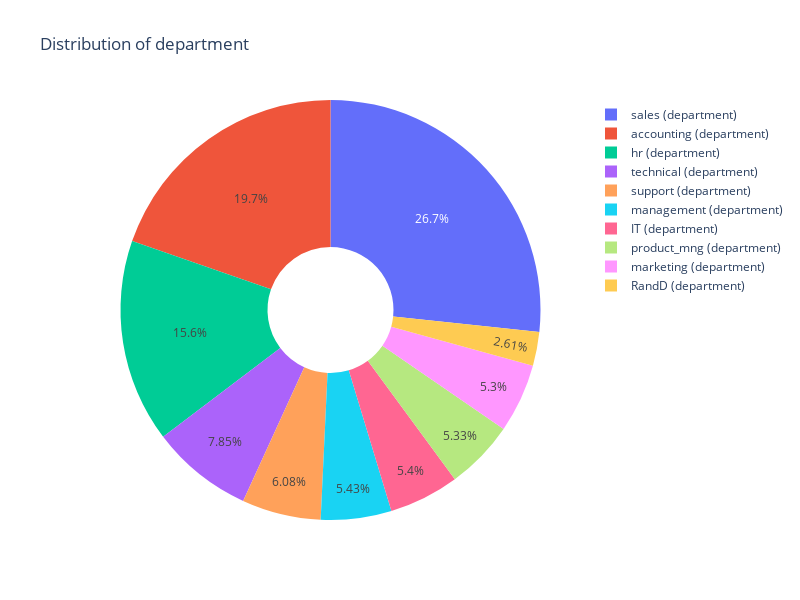

This figure's notebook cell:
### Code cell
def save_3d_pie_chart(df, col):
    fig = go.Figure(data=[go.Pie(labels=[f'{value} ({col})' for value in df[col].unique()], values=df[col].value_counts(), hole=0.3)])
    fig.update_layout(title=f"Distribution of {col}", scene=dict(aspectmode="cube", camera=dict(eye=dict(x=1.5, y=1.5, z=1.5))), height=600, width=800)
    fig.write_html(f"{col}.html")
    fig.show()

# Assuming 'df' is your DataFrame and 'department' is a column in it
save_3d_pie_chart(df, 'department')

### Figure 1 — Plotly figure (JSON) as saved in the notebook; plotly's stock layout.template omitted (floating-point values rounded to 4 significant figures)
{"data": [{"hole": 0.3, "labels": ["sales (department)", "accounting (department)", "hr (department)", "technical (department)", "support (department)", "management (department)", "IT (department)", "product_mng (department)", "marketing (department)", "RandD (department)"], "type": "pie", "values": [1842, 1359, 1080, 542, 420, 375, 373, 368, 366, 180]}], "layout": {"height": 600, "scene": {"aspectmode": "cube", "camera": {"eye": {"x": 1.5, "y": 1.5, "z": 1.5}}}, "title": {"text": "Distribution of department"}, "width": 800}}
